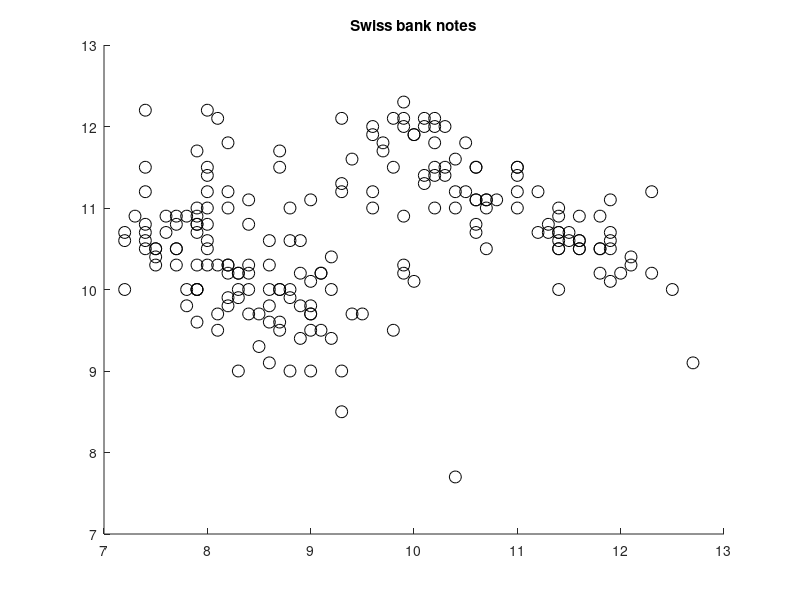

Source code (MATLAB):
% ---------------------------------------------------------------------
% Book:         MVA
% ---------------------------------------------------------------------
% Quantlet:     MVAscabank45
% ---------------------------------------------------------------------
% Description:  MVAscabank45 computes a two dimensional scatterplot of 
%               X4 vs. X5 (upper inner frame vs. lower) of the Swiss 
%               bank notes data ("bank2.dat").        
% ---------------------------------------------------------------------
% Usage:        MVAscabank45
% ---------------------------------------------------------------------
% Inputs:       none
% ---------------------------------------------------------------------
% Output:       Two dimensional scatterplot of X4 vs. X5 (upper inner 
%               frame vs. lower) of the Swiss bank notes data 
%               ("bank2.dat").        
% ---------------------------------------------------------------------
% Example:      
% ---------------------------------------------------------------------
% Author:       Wolfgang Haerdle, Michal Benko, Vladimir Georgescu, 
%               Jorge Patron, Song Song
% ---------------------------------------------------------------------

x=load('bank2.dat');        
scatter(x(:,4),x(:,5),'k','SizeData',75)
title('Swiss bank notes')
%xlabel('X4')
%ylabel('X5')
   
